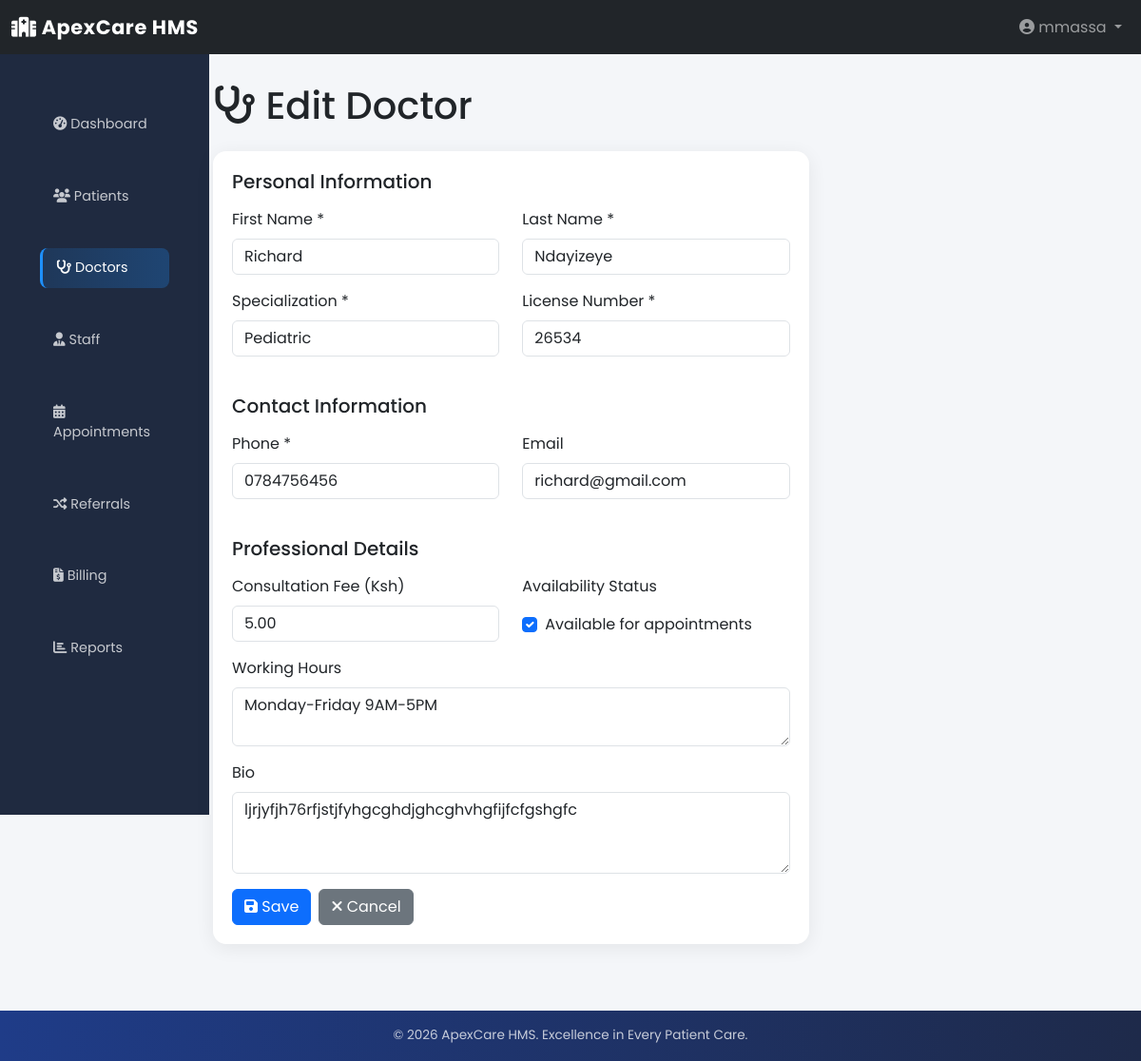
The app's page /doctors/2/edit/ (signed in) with its own data.
### doctors/models.py (models this page shows, shortened)
class Doctor(models.Model):
    phone_validator = RegexValidator(
        regex=r'^\+?\d{9,15}Ksh',
        message='Enter a valid phone number'
    )
    user = models.OneToOneField(
        User,
        on_delete=models.CASCADE,
        related_name='doctor_profile'
    )
    first_name = models.CharField(max_length=100)
    last_name = models.CharField(max_length=100)
    specialization = models.CharField(max_length=100)
    license_number = models.CharField(
        max_length=50,
        unique=True
    )
    contact = models.CharField(
        max_length=20,
        validators=[phone_validator]
    )
    email = models.EmailField(blank=True, null=True)
    consultation_fee = models.DecimalField(
        max_digits=10,
        decimal_places=2,
        default=0
    )
    availability = models.TextField(
        blank=True,
        null=True,
        help_text="Example: Monday–Friday 9AM–5PM"
    )
    bio = models.TextField(blank=True, null=True)
    is_available = models.BooleanField(default=True)
    created_at = models.DateTimeField(auto_now_add=True)
    updated_at = models.DateTimeField(auto_now=True)
    class Meta:
        db_table = "doctors_doctor"
        verbose_name = "Doctor"
        verbose_name_plural = "Doctors"
        ordering = ["specialization", "last_name"]

### doctors/views.py (the view, shortened to what this page needs)
# urls.py: path('<int:pk>/edit/', views.doctor_edit, name='doctor_edit'),
@login_required
@check_role('admin')
def doctor_edit(request, pk):
    doctor = get_object_or_404(Doctor, pk=pk)
    context = {'doctor': doctor, 'action': 'Edit'}
    return render(request, 'doctors/doctor_form.html', context)

### core/views.py (called while the page is built)
def check_role(role):
    def decorator(view_func):
        @wraps(view_func)
        def wrapper(request, *args, **kwargs):
            if not request.user.is_authenticated:
                return redirect('core:login')
            if request.user.profile.role != role and request.user.profile.role != 'admin':
                return redirect('core:dashboard')
            return view_func(request, *args, **kwargs)
        return wrapper
    return decorator

### doctors/templates/doctors/doctor_form.html (shortened to what this page needs)
{% extends 'base.html' %}
{% block content %}
<h1 class="mb-4"><i class="fas fa-stethoscope"></i> {{ action }} Doctor</h1>
<div class="row">
    <div class="col-md-8">
        <div class="card">
            <div class="card-body">
                <form method="post">
                    <h5 class="mb-3">Personal Information</h5>
                    <div class="row">
                        <div class="col-md-6 mb-3">
                            <label for="first_name" class="form-label">First Name *</label>
                            <input type="text" class="form-control" id="first_name" name="first_name"
                                   value="{{ doctor.first_name|default:'' }}" required>
                        </div>
                        <div class="col-md-6 mb-3">
                            <label for="last_name" class="form-label">Last Name *</label>
                            <input type="text" class="form-control" id="last_name" name="last_name"
                                   value="{{ doctor.last_name|default:'' }}" required>
                        </div>
                    </div>
                    <div class="row">
                        <div class="col-md-6 mb-3">
                            <label for="specialization" class="form-label">Specialization *</label>
                            <input type="text" class="form-control" id="specialization" name="specialization"
                                   value="{{ doctor.specialization|default:'' }}" required>
                        </div>
                        <div class="col-md-6 mb-3">
                            <label for="license_number" class="form-label">License Number *</label>
                            <input type="text" class="form-control" id="license_number" name="license_number"
                                   value="{{ doctor.license_number|default:'' }}" required>
                        </div>
                    </div>
                    <h5 class="mb-3 mt-4">Contact Information</h5>
                    <div class="row">
                        <div class="col-md-6 mb-3">
                            <label for="contact" class="form-label">Phone *</label>
                            <input type="tel" class="form-control" id="contact" name="contact"
                                   value="{{ doctor.contact|default:'' }}" required>
                        </div>
                        <div class="col-md-6 mb-3">
                            <label for="email" class="form-label">Email</label>
                            <input type="email" class="form-control" id="email" name="email"
                                   value="{{ doctor.email|default:'' }}">
                        </div>
                    </div>
                    <h5 class="mb-3 mt-4">Professional Details</h5>
                    <div class="row">
                        <div class="col-md-6 mb-3">
                            <label for="consultation_fee" class="form-label">Consultation Fee (Ksh)</label>
                            <input type="number" class="form-control" id="consultation_fee"
                                   name="consultation_fee" step="0.01"
                                   value="{{ doctor.consultation_fee|default:0 }}">
                        </div>
                        {% if action == 'Edit' %}
                        <div class="col-md-6 mb-3">
                            <label class="form-label">Availability Status</label>
                            <div class="form-check mt-2">
                                <input class="form-check-input" type="checkbox" id="is_available"
                                       name="is_available" {% if doctor.is_available %}checked{% endif %}>
                                <label class="form-check-label" for="is_available">
                                    Available for appointments
                                </label>
                            </div>
                        </div>
                        {% endif %}
                    </div>
                    <div class="mb-3">
                        <label for="availability" class="form-label">Working Hours</label>
                        <textarea class="form-control" id="availability" name="availability"
                                  rows="2" placeholder="e.g., Monday–Friday 9AM–5PM">{{ doctor.availability|default:'' }}</textarea>
                    </div>
                    <div class="mb-3">
                        <label for="bio" class="form-label">Bio</label>
                        <textarea class="form-control" id="bio" name="bio"
                                  rows="3">{{ doctor.bio|default:'' }}</textarea>
                    </div>
                    <div class="d-flex gap-2 mt-3">
                        <button type="submit" class="btn btn-primary">
                            <i class="fas fa-save"></i> Save
                        </button>
                        <a href="{% url 'doctors:doctor_list' %}" class="btn btn-secondary">
                            <i class="fas fa-times"></i> Cancel
                        </a>
                    </div>
                </form>
            </div>
        </div>
    </div>
</div>
{% endblock %}

### templates/base.html (shortened to what this page needs)
{% load static %}
<!DOCTYPE html>
<html lang="en">
<head>
    <link href="https://cdn.jsdelivr.net/npm/bootstrap@5.3.8/dist/css/bootstrap.min.css" rel="stylesheet">
    <link rel="stylesheet" href="https://cdnjs.cloudflare.com/ajax/libs/font-awesome/6.4.0/css/all.min.css">
    <link rel="stylesheet" href="{% static 'css/style.css' %}">
</head>
<body>
<nav class="navbar navbar-expand-lg navbar-dark bg-dark sticky-top">
    <div class="container-fluid">
        <a class="navbar-brand" href="{% url 'core:dashboard' %}">
            <i class="fas fa-hospital"></i> ApexCare HMS
        </a>
        <div class="collapse navbar-collapse" id="navbarNav">
            <ul class="navbar-nav ms-auto">
                {% if user.is_authenticated %}
                <li class="nav-item dropdown">
                    <a class="nav-link dropdown-toggle" href="#" data-bs-toggle="dropdown">
                        <i class="fas fa-user-circle"></i>
                        {{ user.get_full_name|default:user.username }}
                    </a>
                </li>
                {% endif %}
            </ul>
        </div>
    </div>
</nav>
<div class="container-fluid">
    <div class="row">
        {% if user.is_authenticated %}
        <nav class="col-md-2 d-none d-md-block sidebar">
            <div class="position-sticky pt-3">
                <ul class="nav flex-column">
                    <li class="nav-item">
                        <a class="nav-link {% if request.resolver_match.url_name == 'dashboard' %}active{% endif %}"
                           href="{% url 'core:dashboard' %}">
                            <i class="fas fa-tachometer-alt"></i> Dashboard
                        </a>
                    </li>
                    {% if user.profile.role == 'admin' or user.profile.role == 'receptionist' %}
                    <li class="nav-item">
                        <a class="nav-link {% if 'patient' in request.resolver_match.url_name %}active{% endif %}"
                           href="{% url 'patients:patient_list' %}">
                            <i class="fas fa-users"></i> Patients
                        </a>
                    </li>
                    {% endif %}
                    {% if user.profile.role == 'admin' %}
                    <li class="nav-item">
                        <a class="nav-link {% if 'doctor' in request.resolver_match.url_name %}active{% endif %}"
                           href="{% url 'doctors:doctor_list' %}">
                            <i class="fas fa-stethoscope"></i> Doctors
                        </a>
                    </li>
                    {% endif %}
                    {% if user.profile.role == 'admin' %}
                    <li class="nav-item">
                        <a class="nav-link {% if 'staff' in request.resolver_match.url_name %}active{% endif %}"
                           href="{% url 'core:staff_list' %}">
                            <i class="fas fa-user-tie"></i> Staff
                        </a>
                    </li>
                    {% endif %}
                    {% if user.is_authenticated %}
                    <li class="nav-item">
                        <a class="nav-link {% if 'appointment' in request.resolver_match.url_name %}active{% endif %}"
                           href="{% url 'appointments:appointment_list' %}">
                            <i class="fas fa-calendar-alt"></i> Appointments
                        </a>
                    </li>
                    {% endif %}
                    {% if user.profile.role == 'admin' or user.profile.role == 'doctor' %}
                    <li class="nav-item">
                        <a class="nav-link {% if 'referral' in request.resolver_match.url_name %}active{% endif %}"
                           href="{% url 'appointments:referral_list' %}">
                            <i class="fas fa-random"></i> Referrals
                        </a>
                    </li>
                    {% endif %}
                    {% if user.profile.role == 'admin' or user.profile.role == 'receptionist' %}
                    <li class="nav-item">
                        <a class="nav-link {% if 'bill' in request.resolver_match.url_name %}active{% endif %}"
                           href="{% url 'billing:bill_list' %}">
                            <i class="fas fa-file-invoice-dollar"></i> Billing
                        </a>
                    </li>
                    {% endif %}
                    {% if user.profile.role == 'admin' %}
                    <li class="nav-item">
                        <a class="nav-link {% if 'report' in request.resolver_match.url_name %}active{% endif %}"
                           href="{% url 'reports:dashboard_report' %}">
                            <i class="fas fa-chart-bar"></i> Reports
                        </a>
                    </li>
                    {% endif %}
                </ul>
            </div>
        </nav>
        {% endif %}
        <main class="col-md-{% if user.is_authenticated %}10{% else %}12{% endif %} ms-sm-auto px-md-4 main-content">
            {% block content %}{% endblock %}
        </main>
    </div>
</div>
<footer class="footer">
    <div class="container-fluid text-center">
        <p>&copy; 2026 ApexCare HMS. Excellence in Every Patient Care.</p>
    </div>
</footer>
</body>
</html>

### static/css/style.css (style rules this page uses)
body { font-family: "Poppins", sans-serif; background: #f4f6f9; margin: 0; }
body .navbar-brand { font-weight: 700; font-size: 1.3rem; letter-spacing: 0.03em; }
.sidebar { position: fixed; width: 220px; height: 100vh; background: #1f2a40; color: white; padding-top: 20px; }
.sidebar ul { list-style: none; padding: 0; }
.sidebar ul li { padding: 15px 20px; cursor: pointer; transition: 0.3s; }
.sidebar ul li a { color: white; text-decoration: none; display: block; }
body .sidebar .nav-link { color: rgba(255, 255, 255, 0.75); border-radius: 8px; margin: 2px 10px; padding: 10px 14px; transition: background 0.2s, color 0.2s; font-size: 0.9rem; }
body .sidebar .nav-link:hover, body .sidebar .nav-link.active { background: linear-gradient(90deg, #1e90ff22, #1e90ff44); color: #ffffff; border-left: 3px solid #1e90ff; }
.main-content { margin-left: 220px; padding: 30px; }
body .card { border: none; border-radius: 14px; box-shadow: 0 4px 20px rgba(0,0,0,0.07); overflow: hidden; }
body .card-body { padding: 20px; }
body .footer { background: linear-gradient(90deg, #1f3c88, #1e2a4a); color: rgba(255,255,255,0.75); padding: 16px 0; margin-top: 40px; font-size: 0.85rem; }
body .footer p { margin: 0; color: rgba(255,255,255,0.75); }

### records on screen
Doctor: first_name "Richard", last_name "Ndayizeye", specialization "Pediatric", license_number "26534", contact "0784756456", email "richard@gmail.com", consultation_fee "5.00", is_available "☑", availability "Monday-Friday 9AM-5PM", bio "ljrjyfjh76rfjstjfyhgcghdjghcghvhgfijfcfgshgfc"

### other values on screen
{{ user.get_full_name|default:user.username }} "mmassa"
{{ action }} "Edit"
